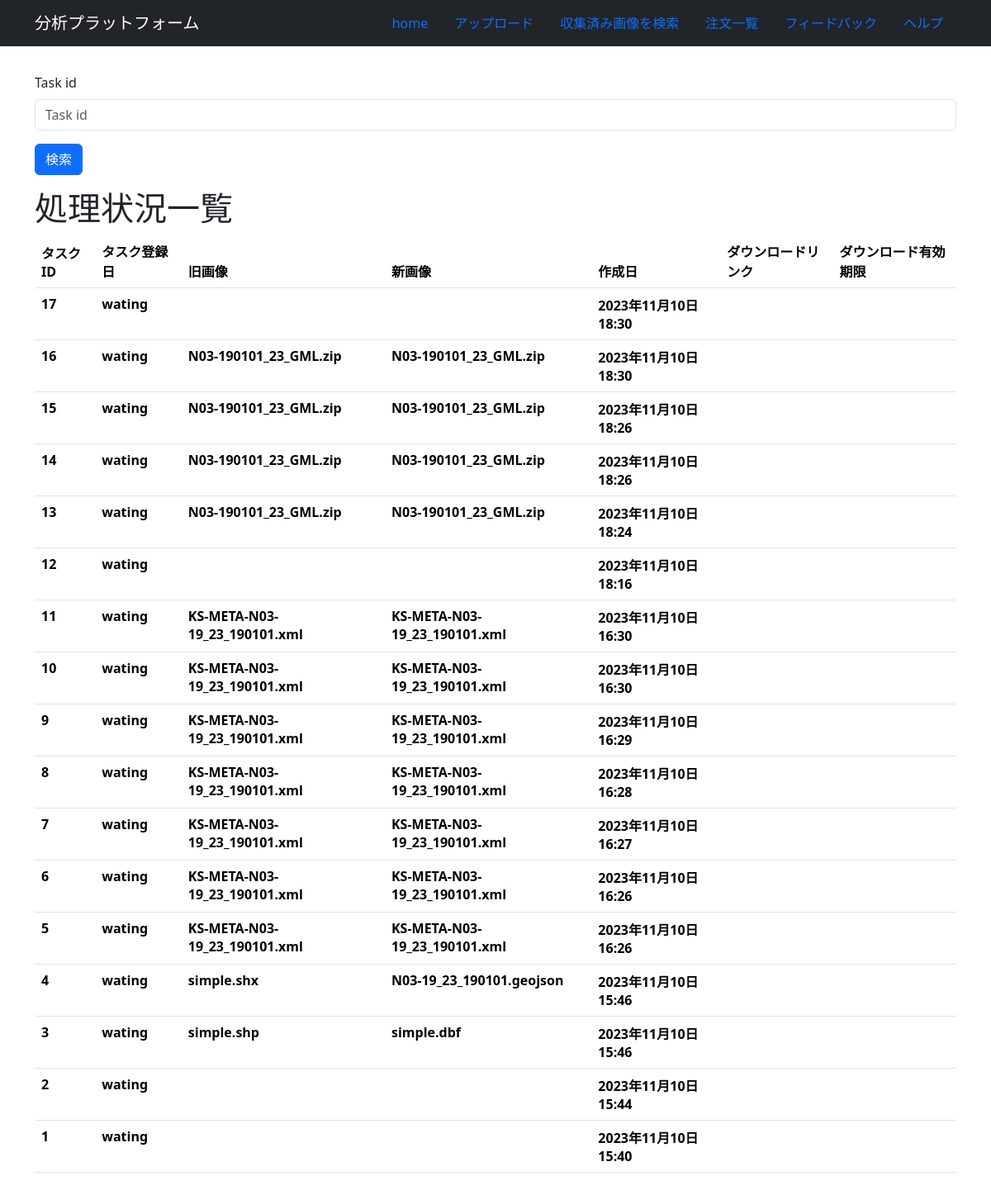
The page / on the database its author committed.
### snippets/models.py (models this page shows)
class Base(models.Model):
    created_at = models.DateTimeField(auto_now_add=True)
    updated_at = models.DateTimeField(auto_now=True)
    class Meta:
        abstract=True

class Task(Base):
    status=models.CharField(max_length=30,default="wating")
    expired_at=models.DateTimeField(null=True,default=None,blank=True)
    old_product=models.FilePathField(default="")
    new_product=models.FilePathField(default="")#.Foreig    nKey(Product,on_delete=models.CASCADE,related_name="tasks_new")
    class Meta:
        ordering=["-created_at"]
        indexes=[models.Index(fields=["-created_at"])]

### snippets/views.py (the view)
# urls.py: path("", top, name="top"),
def top(request):
    tasks = Task.objects.all()
    print(tasks)
    context = {"tasks": tasks,"form":TaskSearchForm()}
    return render(request, "snippets/top.html", context)

### snippets/forms.py
class TaskSearchForm(forms.Form):
    task_id=forms.CharField(max_length=100)

### snippets/templates/snippets/top.html
{% extends "base.html" %}
{% load django_bootstrap5 %}
{% block main %}
<form method="get" >
    {% bootstrap_form form %}
    {% bootstrap_button button_type="submit" content="検索" %}
</form>
{% if tasks %}
<h1>処理状況一覧</h1>
<table class="table">
    <thead>
    <tr>
        <th>タスクID</th>
        <th>タスク登録日</th>
        <th>旧画像</th>
        <th>新画像</th>
        <th>作成日</th>
        <th>ダウンロードリンク</th>
        <th>ダウンロード有効期限</th>
    </tr>
    </thead>
    <tbody>
    {% for task in tasks %}
    <tr>
        <th>{{task.id}}</th>
        <th>{{ task.status }}</th>
        <th>{{task.new_product}}</th>
        <th>{{task.old_product}}</th>
        <th>{{ task.created_at }}</th>
        {% if task.status == "available" %}
            <th><a href="{% url 'snippet_detail' task.id %}">{{ task.id }}</a></th>
            <th>{{task.expired_at}}</th>
        {% else %}
            <th></th>
            <th></th>
        {% endif %}
    </tr>
    {% endfor %}
    </tbody>
</table>
{% else %}
<p>taskはまだ投稿されていません。</p>
{% endif %}
{% endblock %}

### templates/base.html (shortened to what this page needs)
{% load static %}
{% load django_bootstrap5 %}
<html>
<head>
    {% bootstrap_css %}
    <link rel="stylesheet" href="{% static 'snippets/css/style.css' %}">
</head>
<body>
<nav class="navbar navbar-expand flex-md-row navbar-dark bg-dark">
    <div class="container justify-content-between">
        <a href="/" class="navbar-brand">分析プラットフォーム</a>
        <ul class="nav nav-pills">
            <li class="nav-item"><a class="nav-link" href="{% url 'top' %}">home</a></li>
            <li class="nav-item"><a class="nav-link" href="{% url 'upload' %}">アップロード</a></li>
            <li class="nav-item"><a class="nav-link" href="{% url 'search' %}">収集済み画像を検索</a></li>
            <li class="nav-item"><a class="nav-link" href="{% url 'top' %}">注文一覧</a></li>
            <li class="nav-item"><a class="nav-link" href="{% url 'feedback' %}">フィードバック</a></li>
            <li class="nav-item"><a class="nav-link" href="{% url 'top' %}">ヘルプ</a></li>
        </ul>
    </div>
</nav>
<main>
    <div class="container">
        {% block main %}{% endblock %}
    </div>
</main>
</body>
</html>

### snippets/static/snippets/css/style.css (style rules this page uses)
main { padding: 2rem 0; }

### rows shown on the page
Task: id "17", status "wating", created_at "2023年11月10日18:30"
Task: id "16", status "wating", new_product "N03-190101_23_GML.zip", old_product "N03-190101_23_GML.zip", created_at "2023年11月10日18:30"
Task: id "15", status "wating", new_product "N03-190101_23_GML.zip", old_product "N03-190101_23_GML.zip", created_at "2023年11月10日18:26"
Task: id "14", status "wating", new_product "N03-190101_23_GML.zip", old_product "N03-190101_23_GML.zip", created_at "2023年11月10日18:26"
Task: id "13", status "wating", new_product "N03-190101_23_GML.zip", old_product "N03-190101_23_GML.zip", created_at "2023年11月10日18:24"
Task: id "12", status "wating", created_at "2023年11月10日18:16"
Task: id "11", status "wating", new_product "KS-META-N03-19_23_190101.xml", old_product "KS-META-N03-19_23_190101.xml", created_at "2023年11月10日16:30"
Task: id "10", status "wating", new_product "KS-META-N03-19_23_190101.xml", old_product "KS-META-N03-19_23_190101.xml", created_at "2023年11月10日16:30"
Task: id "9", status "wating", new_product "KS-META-N03-19_23_190101.xml", old_product "KS-META-N03-19_23_190101.xml", created_at "2023年11月10日16:29"
Task: id "8", status "wating", new_product "KS-META-N03-19_23_190101.xml", old_product "KS-META-N03-19_23_190101.xml", created_at "2023年11月10日16:28"
Task: id "7", status "wating", new_product "KS-META-N03-19_23_190101.xml", old_product "KS-META-N03-19_23_190101.xml", created_at "2023年11月10日16:27"
Task: id "6", status "wating", new_product "KS-META-N03-19_23_190101.xml", old_product "KS-META-N03-19_23_190101.xml", created_at "2023年11月10日16:26"
Task: id "5", status "wating", new_product "KS-META-N03-19_23_190101.xml", old_product "KS-META-N03-19_23_190101.xml", created_at "2023年11月10日16:26"
Task: id "4", status "wating", new_product "simple.shx", old_product "N03-19_23_190101.geojson", created_at "2023年11月10日15:46"
Task: id "3", status "wating", new_product "simple.shp", old_product "simple.dbf", created_at "2023年11月10日15:46"
Task: id "2", status "wating", created_at "2023年11月10日15:44"
Task: id "1", status "wating", created_at "2023年11月10日15:40"
